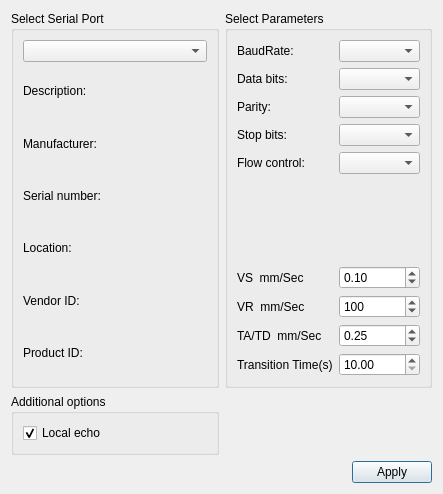
<?xml version="1.0" encoding="UTF-8"?>
<ui version="4.0">
 <class>SettingsDialog</class>
 <widget class="QDialog" name="SettingsDialog">
  <property name="geometry">
   <rect>
    <x>0</x>
    <y>0</y>
    <width>443</width>
    <height>494</height>
   </rect>
  </property>
  <property name="windowTitle">
   <string>Settings</string>
  </property>
  <layout class="QGridLayout" name="gridLayout_3">
   <item row="0" column="0">
    <widget class="QGroupBox" name="selectBox">
     <property name="title">
      <string>Select Serial Port</string>
     </property>
     <layout class="QGridLayout" name="gridLayout">
      <item row="0" column="0">
       <widget class="QComboBox" name="serialPortInfoListBox"/>
      </item>
      <item row="1" column="0">
       <widget class="QLabel" name="descriptionLabel">
        <property name="text">
         <string>Description:</string>
        </property>
       </widget>
      </item>
      <item row="2" column="0">
       <widget class="QLabel" name="manufacturerLabel">
        <property name="text">
         <string>Manufacturer:</string>
        </property>
       </widget>
      </item>
      <item row="3" column="0">
       <widget class="QLabel" name="serialNumberLabel">
        <property name="text">
         <string>Serial number:</string>
        </property>
       </widget>
      </item>
      <item row="4" column="0">
       <widget class="QLabel" name="locationLabel">
        <property name="text">
         <string>Location:</string>
        </property>
       </widget>
      </item>
      <item row="5" column="0">
       <widget class="QLabel" name="vidLabel">
        <property name="text">
         <string>Vendor ID:</string>
        </property>
       </widget>
      </item>
      <item row="6" column="0">
       <widget class="QLabel" name="pidLabel">
        <property name="text">
         <string>Product ID:</string>
        </property>
       </widget>
      </item>
     </layout>
    </widget>
   </item>
   <item row="2" column="0" colspan="2">
    <layout class="QHBoxLayout" name="horizontalLayout">
     <item>
      <spacer name="horizontalSpacer">
       <property name="orientation">
        <enum>Qt::Horizontal</enum>
       </property>
       <property name="sizeHint" stdset="0">
        <size>
         <width>96</width>
         <height>20</height>
        </size>
       </property>
      </spacer>
     </item>
     <item>
      <widget class="QPushButton" name="applyButton">
       <property name="text">
        <string>Apply</string>
       </property>
      </widget>
     </item>
    </layout>
   </item>
   <item row="0" column="1">
    <widget class="QGroupBox" name="parametersBox">
     <property name="title">
      <string>Select Parameters</string>
     </property>
     <layout class="QGridLayout" name="gridLayout_2">
      <item row="6" column="0">
       <widget class="QLabel" name="label">
        <property name="text">
         <string>VS  mm/Sec</string>
        </property>
       </widget>
      </item>
      <item row="8" column="0">
       <widget class="QLabel" name="label_3">
        <property name="text">
         <string>TA/TD  mm/Sec</string>
        </property>
       </widget>
      </item>
      <item row="6" column="1">
       <widget class="QDoubleSpinBox" name="spinVS">
        <property name="minimum">
         <double>0.010000000000000</double>
        </property>
        <property name="maximum">
         <double>1.000000000000000</double>
        </property>
        <property name="singleStep">
         <double>0.010000000000000</double>
        </property>
        <property name="value">
         <double>0.100000000000000</double>
        </property>
       </widget>
      </item>
      <item row="5" column="1">
       <spacer name="verticalSpacer">
        <property name="orientation">
         <enum>Qt::Vertical</enum>
        </property>
        <property name="sizeHint" stdset="0">
         <size>
          <width>20</width>
          <height>40</height>
         </size>
        </property>
       </spacer>
      </item>
      <item row="8" column="1">
       <widget class="QDoubleSpinBox" name="spinTATD">
        <property name="minimum">
         <double>0.050000000000000</double>
        </property>
        <property name="maximum">
         <double>1.000000000000000</double>
        </property>
        <property name="singleStep">
         <double>0.050000000000000</double>
        </property>
        <property name="value">
         <double>0.250000000000000</double>
        </property>
       </widget>
      </item>
      <item row="2" column="0">
       <widget class="QLabel" name="parityLabel">
        <property name="text">
         <string>Parity:</string>
        </property>
       </widget>
      </item>
      <item row="3" column="0">
       <widget class="QLabel" name="stopBitsLabel">
        <property name="text">
         <string>Stop bits:</string>
        </property>
       </widget>
      </item>
      <item row="7" column="1">
       <widget class="QSpinBox" name="spinVR">
        <property name="maximum">
         <number>999</number>
        </property>
        <property name="singleStep">
         <number>10</number>
        </property>
        <property name="value">
         <number>100</number>
        </property>
       </widget>
      </item>
      <item row="4" column="1">
       <widget class="QComboBox" name="flowControlBox"/>
      </item>
      <item row="1" column="1">
       <widget class="QComboBox" name="dataBitsBox"/>
      </item>
      <item row="4" column="0">
       <widget class="QLabel" name="flowControlLabel">
        <property name="text">
         <string>Flow control:</string>
        </property>
       </widget>
      </item>
      <item row="0" column="1">
       <widget class="QComboBox" name="baudRateBox">
        <property name="layoutDirection">
         <enum>Qt::LeftToRight</enum>
        </property>
       </widget>
      </item>
      <item row="2" column="1">
       <widget class="QComboBox" name="parityBox"/>
      </item>
      <item row="1" column="0">
       <widget class="QLabel" name="dataBitsLabel">
        <property name="text">
         <string>Data bits:</string>
        </property>
       </widget>
      </item>
      <item row="3" column="1">
       <widget class="QComboBox" name="stopBitsBox"/>
      </item>
      <item row="7" column="0">
       <widget class="QLabel" name="label_2">
        <property name="text">
         <string>VR  mm/Sec</string>
        </property>
       </widget>
      </item>
      <item row="0" column="0">
       <widget class="QLabel" name="baudRateLabel">
        <property name="text">
         <string>BaudRate:</string>
        </property>
       </widget>
      </item>
      <item row="9" column="0">
       <widget class="QLabel" name="label_TranstionTime">
        <property name="text">
         <string>Transition Time(s)</string>
        </property>
       </widget>
      </item>
      <item row="9" column="1">
       <widget class="QDoubleSpinBox" name="transitionTime">
        <property name="minimum">
         <double>10.000000000000000</double>
        </property>
       </widget>
      </item>
     </layout>
    </widget>
   </item>
   <item row="1" column="0">
    <widget class="QGroupBox" name="additionalOptionsGroupBox">
     <property name="title">
      <string>Additional options</string>
     </property>
     <layout class="QVBoxLayout" name="verticalLayout">
      <item>
       <widget class="QCheckBox" name="localEchoCheckBox">
        <property name="text">
         <string>Local echo</string>
        </property>
        <property name="checked">
         <bool>true</bool>
        </property>
       </widget>
      </item>
     </layout>
    </widget>
   </item>
  </layout>
 </widget>
 <resources/>
 <connections/>
</ui>
